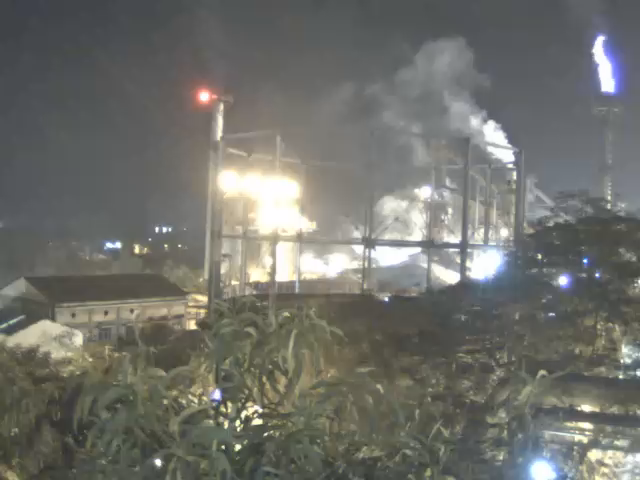
#> input picture frame 91 of Data/flame.mkv, 640 x 480 px
$ python FlameDetection.py
#> lines starting #> are read from the running program, lines starting #| are printed output that depends on the picture; after the words box and inside, x2 and y2 are one past the last pixel; in counts of white or black regions, pixels touching at a corner belong together
# import the necessary packages
import numpy as np
import cv2
import math

import sys
sys.path.append('./../CONSTANTS')
import CONSTANTS as CON

def Motion_Detection(prev , next):

	flow = cv2.calcOpticalFlowFarneback(prev,next,None, 0.5,3,15,3,5,1.2,0)

	mag,ang = cv2.cartToPolar(flow[...,0],flow[...,1])

	hsv[...,0] = ang*180/np.pi/2
	hsv[...,2] = cv2.normalize(mag,None,0,255,cv2.NORM_MINMAX)

	bgr = cv2.cvtColor(hsv,cv2.COLOR_HSV2BGR)
	x = np.subtract(prev_bgr,bgr)
	r = x[:,:,0].flatten()
	g = x[:,:,1].flatten()
	b = x[:,:,2].flatten()

	# if 33 % of pixels any channel change their value by more than abs(10)
	thresh_hold = (x.shape[0] * x.shape[1])//3

	t1 = np.count_nonzero(r > 10)
	t2 = np.count_nonzero(g > 10)
	t3 = np.count_nonzero(b > 10)

	if(t1 >= thresh_hold or t2 >= thresh_hold or t3 >= thresh_hold):
		return True, bgr
	#print(t1,t2,t3)
	return False , bgr


def HSI_Color_Format(img):
	for i in range(img.shape[1]):
		for j in range(img.shape[0]):
			b , g, r = img[j,i]
			sum_bgr = int(int(b)+int(g)+int(r))
			I = sum_bgr/3
			S = 1 - 3*(min([r,g,b])/sum_bgr)
			if(S < 0.00001):
				S = 0
			elif(S > 0.99999):
				S = 1
			rb = int(int(r) - int(b))
			rg = int(int(r) - int(g))
			denom = math.sqrt(( rg * rg) + (rb*(int(g) - int(b))))
			if( S != 0 and denom!=0):
				H = 0.5 * (rg - rb) / math.sqrt(( rg * rg) + (rb*(int(g) - int(b))))
				H = math.acos(H)
				if( b <= g):
					H =H
				else:
					H = 360 - H
			else:
				H = 180
			S = S * 100
			img[j,i] = [I,S,H]
	count = 0
	for i in range(img.shape[1]):
		for j in range(img.shape[0]):
			I ,S , H = img[j,i]
			#Tune values of H,S,I as per demand
			if (~((H<=120) and (S<=50) and (I>=180))):
				img[j,i] = [0,0,0]
				count+=1

	size = (img.shape[1] * img.shape[0])
	flame_per = 100 - (count*100)/size

	if flame_per < CON.CONST_FLAME_THRESHOLD:
		#print(flame_per)
		return False
	return True

def Flame_Area_Detection(gray):
	thresh = 127
	im_bw = cv2.threshold(gray, thresh, 255, cv2.THRESH_BINARY)[1]

	img_linear = im_bw.flatten()
	black_pixel_count = np.count_nonzero(img_linear == 0)
	white_pixel_count = np.count_nonzero(img_linear == 255)
	per_b_pixel = (white_pixel_count/len(img_linear)) * 100

	if(per_b_pixel < CON.CONST_AREA_THRESHOLD):
		#print(per_b_pixel)
		return False
	return True


cap = cv2.VideoCapture('./../Data/flame.mkv')
ret ,img =  cap.read()
#> img is the input picture: shape (480, 640, 3); mean B, G, R 106.8, 112.5, 112.1

clone = img.copy()
flame_img = clone[CON.CONST_UPPER_LEFT_Y:CON.CONST_BOTTOM_RIGHT_Y , CON.CONST_UPPER_LEFT_X:CON.CONST_BOTTOM_RIGHT_X]

prev = cv2.cvtColor(flame_img , cv2.COLOR_BGR2GRAY)


hsv = np.zeros_like(flame_img)
hsv[...,1] = 255
prev_bgr =hsv


while(True):
	ret, frame = cap.read()

	clone = frame.copy()
	next_frame = clone[CON.CONST_UPPER_LEFT_Y:CON.CONST_BOTTOM_RIGHT_Y , CON.CONST_UPPER_LEFT_X:CON.CONST_BOTTOM_RIGHT_X]
	next = cv2.cvtColor(next_frame, cv2.COLOR_BGR2GRAY)
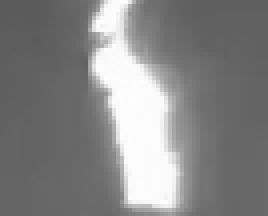
#> next: shape (54, 67) (shown 4 times larger); min 90, max 254, mean 132.9

	r1 , prev_bgr = Motion_Detection(prev , next)
#> in Motion_Detection, `mag,ang = cv2.cartToPolar(flow[...,0],flow[...,1])`:
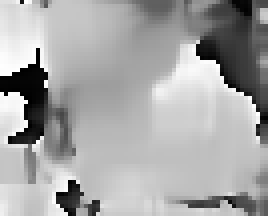
#> ang: shape (54, 67) float32 (shown 4 times larger); min 0.00161, max 6.28, mean 4.09; drawn with min black and max white
#> in Motion_Detection, `bgr = cv2.cvtColor(hsv,cv2.COLOR_HSV2BGR)`:
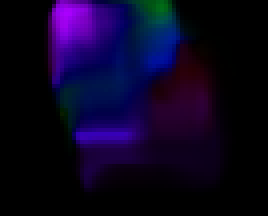
#> bgr: shape (54, 67, 3) (shown 4 times larger); mean B, G, R 34.2, 3.3, 11.4
#> in Motion_Detection, `x = np.subtract(prev_bgr,bgr)`:
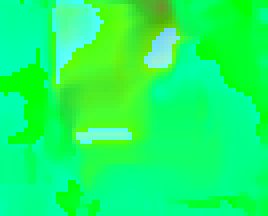
#> x: shape (54, 67, 3) (shown 4 times larger); mean of channels 0, 1, 2 99.5, 251.7, 24; drawn as B, G, R
#> in Motion_Detection, `r = x[:,:,0].flatten()`: r = 3618 values, max 255 at index 158, min 0 at index 225, mean 99.51
#> in Motion_Detection, `g = x[:,:,1].flatten()`: g = 3618 values, max 255 at index 0, min 148 at index 107, mean 251.7
#> in Motion_Detection, `b = x[:,:,2].flatten()`: b = 3618 values, max 157 at index 1044, min 0 at index 0, mean 24
#> in Motion_Detection, `t1 = np.count_nonzero(r > 10)`: t1 = 3405
#> in Motion_Detection, `t2 = np.count_nonzero(g > 10)`: t2 = 3618
#> in Motion_Detection, `t3 = np.count_nonzero(b > 10)`: t3 = 1317
#> r1 = True
	r2 = HSI_Color_Format(next_frame)
#> after the loop in HSI_Color_Format, `for i in range(img.shape[1]):`:
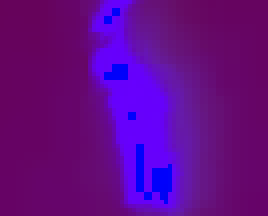
#> img: shape (54, 67, 3) (shown 4 times larger); mean B, G, R 138.2, 7.8, 99.3
#> after the loop in HSI_Color_Format, `for i in range(img.shape[1]):`:
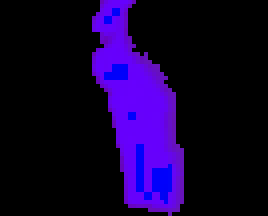
#> img: shape (54, 67, 3) (shown 4 times larger); mean B, G, R 48, 0.7, 18
#> after the loop in HSI_Color_Format, `for i in range(img.shape[1]):`: count = 2884
#> in HSI_Color_Format, `flame_per = 100 - (count*100)/size`: flame_per = 20.29
#> r2 = True
	r3 = Flame_Area_Detection(next)
#> in Flame_Area_Detection, `im_bw = cv2.threshold(gray, thresh, 255, cv2.THRESH_BINARY)[1]`:
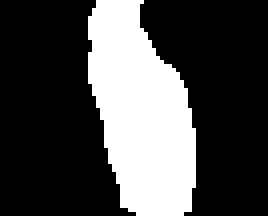
#> im_bw: shape (54, 67) (shown 4 times larger); 28.7% white; 1 white region, box (x1, y1, x2, y2) and area: (22, 0, 49, 54) 1038
#> in Flame_Area_Detection, `img_linear = im_bw.flatten()`: img_linear = 3618 values, max 255 at index 24, min 0 at index 0, mean 73.16
#> in Flame_Area_Detection, `black_pixel_count = np.count_nonzero(img_linear == 0)`: black_pixel_count = 2580
#> in Flame_Area_Detection, `white_pixel_count = np.count_nonzero(img_linear == 255)`: white_pixel_count = 1038
#> in Flame_Area_Detection, `per_b_pixel = (white_pixel_count/len(img_linear)) * 100`: per_b_pixel = 28.69
#> r3 = True

	if(r1 and r2 and r3):
		cv2.rectangle(frame, (CON.CONST_UPPER_LEFT_X, CON.CONST_UPPER_LEFT_Y), (CON.CONST_BOTTOM_RIGHT_X, CON.CONST_BOTTOM_RIGHT_Y), (0,0,255), 4)
	else:
		#cv2.imwrite("./data/"+str(temp)+'frame.png',frame)
		print("###############################################\n")
		print("Is Frame showing movement :::::::::::::::: ",r1)
		print("Is Flame content valid ::::::::::::::::::: ",r2)
		print("Is Flame size valid :::::::::::::::::::::: ",r3)
		print("\n###############################################\n")
		cv2.rectangle(frame, (CON.CONST_UPPER_LEFT_X, CON.CONST_UPPER_LEFT_Y), (CON.CONST_BOTTOM_RIGHT_X, CON.CONST_BOTTOM_RIGHT_Y), (0,255,0), 4)

	cv2.imshow('Flame Detection',frame)
	cv2.imshow('Motion of pixels',prev_bgr)

	if cv2.waitKey(1) & 0xFF == ord('q'):
#> (key q is pressed here)
		break


cap.release()
cv2.destroyAllWindows()

$ run again, starting later in the video
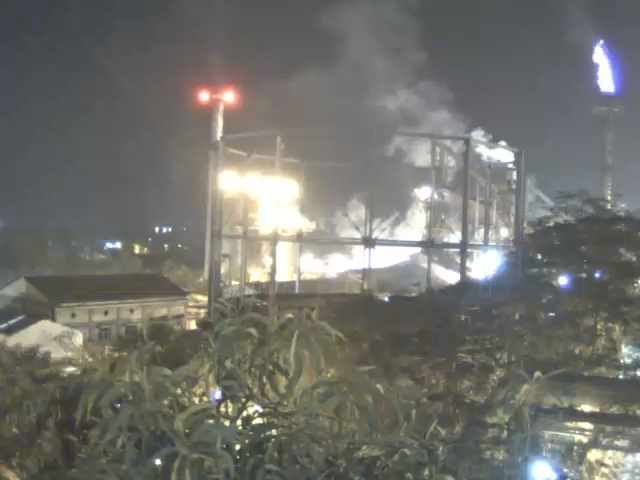
#> input picture frame 411 of Data/flame.mkv, 640 x 480 px
#> img is the input picture: shape (480, 640, 3); mean B, G, R 108, 113.5, 113.7
#> r = 3618 values, max 255 at index 21, min 0 at index 268, mean 116
#> g = 3618 values, max 255 at index 0, min 202 at index 649, mean 253.8
#> b = 3618 values, max 214 at index 107, min 0 at index 0, mean 24.54
#> t1 = 3477
#> t2 = 3618
#> t3 = 1247
#> r1 = True
#> after the loop in HSI_Color_Format, `for i in range(img.shape[1]):`:
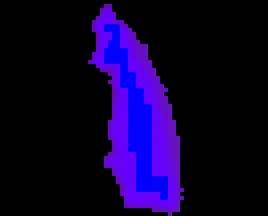
#> img: shape (54, 67, 3) (shown 4 times larger); mean B, G, R 46.1, 0.8, 14.2
#> after the loop in HSI_Color_Format, `for i in range(img.shape[1]):`: count = 2908
#> flame_per = 19.62
#> r2 = True
#> in Flame_Area_Detection, `im_bw = cv2.threshold(gray, thresh, 255, cv2.THRESH_BINARY)[1]`:
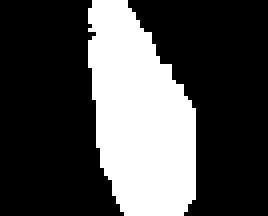
#> im_bw: shape (54, 67) (shown 4 times larger); 29.8% white; 1 white region, box (x1, y1, x2, y2) and area: (22, 0, 49, 54) 1077
#> img_linear = 3618 values, max 255 at index 23, min 0 at index 0, mean 75.91
#> black_pixel_count = 2541
#> white_pixel_count = 1077
#> per_b_pixel = 29.77
#> r3 = True

$ run again, starting later in the video
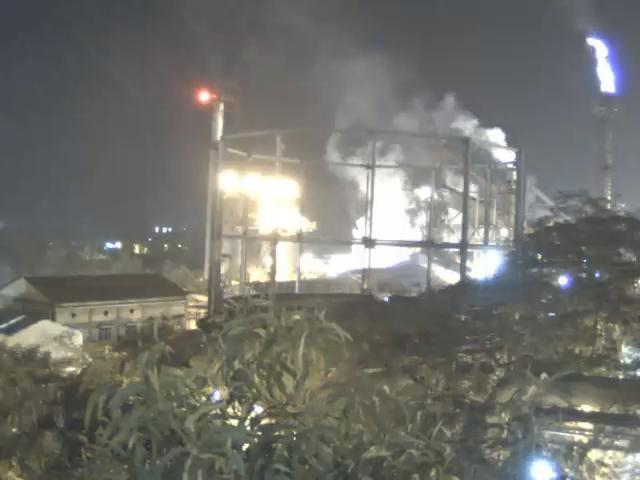
#> input picture frame 731 of Data/flame.mkv, 640 x 480 px
#> img is the input picture: shape (480, 640, 3); mean B, G, R 108.7, 114.4, 114.4
#> r = 3618 values, max 255 at index 275, min 0 at index 162, mean 114.9
#> g = 3618 values, max 255 at index 0, min 190 at index 584, mean 252.5
#> b = 3618 values, max 215 at index 24, min 0 at index 0, mean 52.86
#> t1 = 3454
#> t2 = 3618
#> t3 = 2038
#> r1 = True
#> after the loop in HSI_Color_Format, `for i in range(img.shape[1]):`:
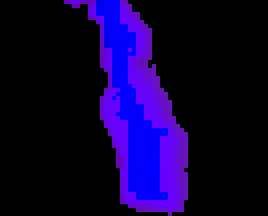
#> img: shape (54, 67, 3) (shown 4 times larger); mean B, G, R 53.5, 0.9, 14.2
#> after the loop in HSI_Color_Format, `for i in range(img.shape[1]):`: count = 2795
#> flame_per = 22.75
#> r2 = True
#> in Flame_Area_Detection, `im_bw = cv2.threshold(gray, thresh, 255, cv2.THRESH_BINARY)[1]`:
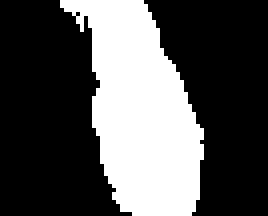
#> im_bw: shape (54, 67) (shown 4 times larger); 32.8% white; 1 white region, box (x1, y1, x2, y2) and area: (15, 0, 51, 54) 1185
#> img_linear = 3618 values, max 255 at index 15, min 0 at index 0, mean 83.52
#> black_pixel_count = 2433
#> white_pixel_count = 1185
#> per_b_pixel = 32.75
#> r3 = True
